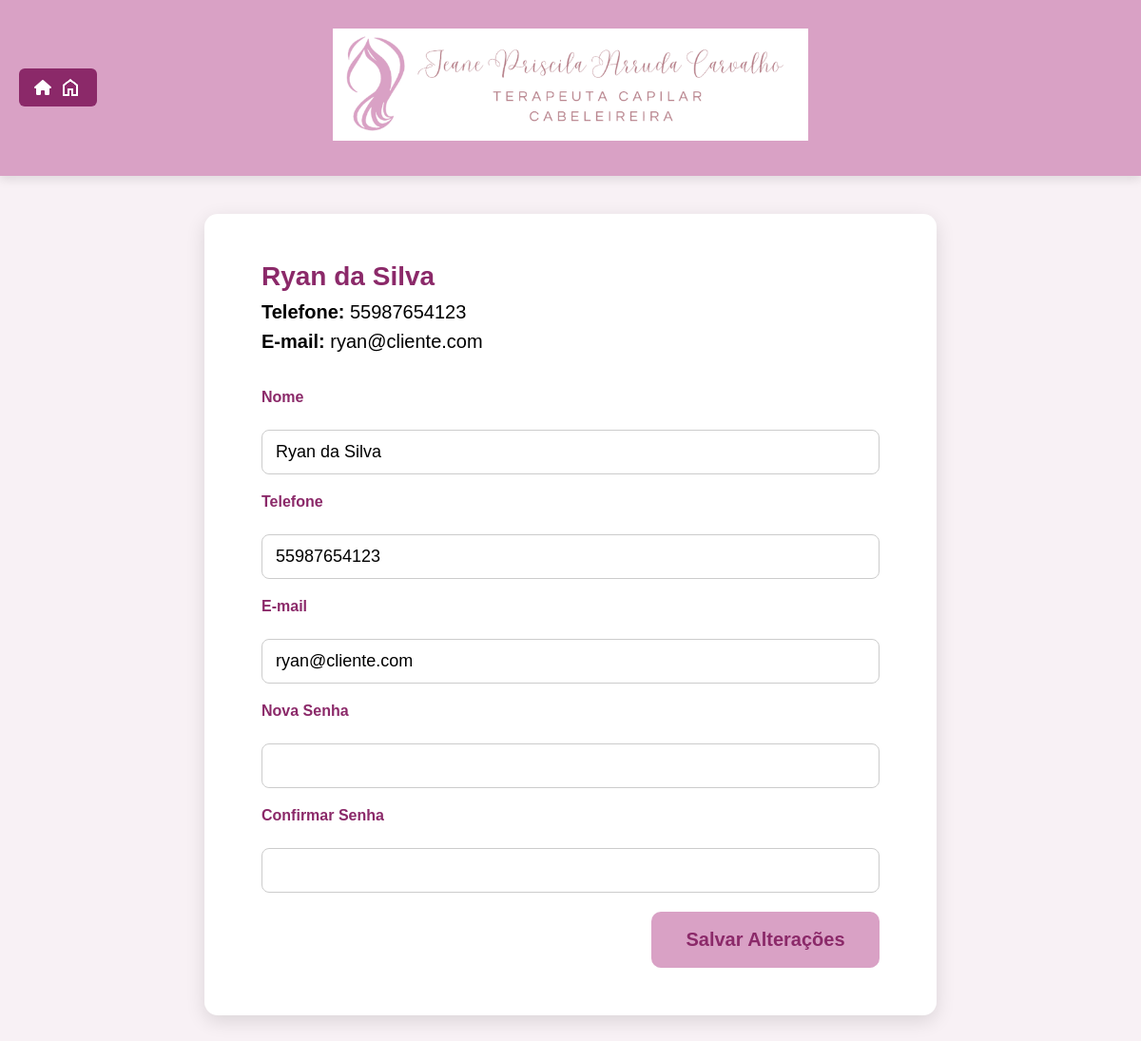
Screenshot of /perfil-cliente (signed in) with the database file from the repository.
### backend/models.py (models this page shows, shortened)
class Cliente(db.Model, UserMixin):
    __tablename__ = 'clientes'
    idCliente = db.Column(db.Integer, primary_key=True)
    nome = db.Column(db.String(100), nullable=False)
    email = db.Column(db.String(120), unique=True, nullable=False)
    telefone = db.Column(db.String(20), nullable=False)
    senha_hash = db.Column(db.String(256), nullable=False)
    agendamentos = db.relationship('Agendamento', back_populates='cliente', lazy=True)

### backend/views.py (the view, shortened to what this page needs)
@app.route('/perfil-cliente', methods=['GET', 'POST'])
@login_required
def perfil_cliente():
    if not isinstance(current_user._get_current_object(), Cliente):
        abort(403)
    form = ClientePerfilForm()
    cliente = current_user._get_current_object()
    form.nome.data = cliente.nome
    form.telefone.data = cliente.telefone
    form.email.data = cliente.email
    return render_template('cliente-perfil.html', form=form, cliente=cliente)

### backend/forms.py
class ClientePerfilForm(FlaskForm):
    nome = StringField('Nome', validators=[DataRequired()])
    telefone = StringField('Telefone', validators=[DataRequired()])
    email = StringField('E-mail', validators=[DataRequired(), Email()])
    nova_senha = PasswordField('Nova Senha', validators=[Optional()])
    confirmar_senha = PasswordField('Confirmar Senha', validators=[EqualTo('nova_senha', message='As senhas não coincidem')])
    submit = SubmitField('Salvar Alterações')

### backend/views.py (called while the page is built)
@login_manager.user_loader
def load_user(user_id):
    if user_id.startswith('admin-'):
        admin_id = user_id.split('-')[1]
        return Administrador.query.get(admin_id)
    elif user_id.startswith('prof-'):
        prof_id = user_id.split('-')[1]
        return Profissional.query.get(prof_id)
    elif user_id.startswith('cliente-'):
        cliente_id = user_id.split('-')[1]
        return Cliente.query.get(cliente_id)
    return None

### templates/cliente-perfil.html (shortened to what this page needs)
<!DOCTYPE html>
<html lang="pt-br">
<head>
  <link rel="stylesheet" href="/static/css/style-perfil-cliente.css" />
  <link rel="stylesheet" href="/static/css/style-btnInicio.css" />
  <link rel="stylesheet" href="https://cdnjs.cloudflare.com/ajax/libs/font-awesome/6.5.0/css/all.min.css" />
</head>
<body>
  <header>
    <div class="logo">
      <img src="/static/img/LogoSalao2.png" width="500px" alt="Logo do Salão" />
    </div>
    <a class="btn-inicio" href="{{ url_for('cliente_inicio') }}">
      <i class="fas fa-home"></i> <img src="/static/img/home.png" alt="Página Inicial">
    </a>
  </header>
  <main>
    <div class="perfil-cliente">
      <div class="dados-cliente">
        <h2>{{ cliente.nome }}</h2>
        <p><strong>Telefone:</strong> {{ cliente.telefone }}</p>
        <p><strong>E-mail:</strong> {{ cliente.email }}</p>
      </div>
      <form class="form-perfil" method="POST">
        <label>{{ form.nome.label }}</label>
        {{ form.nome(class_='form-control', value=cliente.nome) }}
        <label>{{ form.telefone.label }}</label>
        {{ form.telefone(class_='form-control', value=cliente.telefone) }}
        <label>{{ form.email.label }}</label>
        {{ form.email(class_='form-control', value=cliente.email) }}
        <label>{{ form.nova_senha.label }}</label>
        {{ form.nova_senha(class_='form-control') }}
        <label>{{ form.confirmar_senha.label }}</label>
        {{ form.confirmar_senha(class_='form-control') }}
        <button type="submit">{{ form.submit.label }}</button>
      </form>
    </div>
  </main>
</body>
</html>

### static/css/style-perfil-cliente.css (style rules this page uses)
body { font-family: Arial, Helvetica, sans-serif; margin: 0; background-color: #f8f1f5; display: flex; flex-direction: column; min-height: 100vh; }
header { background-color: #d9a1c5; color: white; padding: 30px; text-align: center; box-shadow: 0 4px 10px rgba(0, 0, 0, 0.1); flex-shrink: 0; font-size: 28px; font-weight: bold; position: relative; }
main { flex-grow: 1; display: flex; justify-content: center; align-items: center; padding: 40px 15%; }
.perfil-cliente { background-color: white; padding: 50px 60px; border-radius: 14px; box-shadow: 0 6px 20px rgba(0,0,0,0.12); max-width: 650px; width: 100%; display: flex; flex-direction: column; gap: 30px; }
.dados-cliente h2 { margin: 0; color: #8b2969; font-size: 36px; font-weight: 700; }
.dados-cliente p { font-size: 20px; margin: 8px 0; }
.form-perfil { display: flex; flex-direction: column; gap: 20px; }
.form-perfil label { font-weight: bold; color: #8b2969; margin-bottom: 5px; }
.form-control { padding: 12px 14px; font-size: 18px; border: 1px solid #ccc; border-radius: 8px; width: 100%; box-sizing: border-box; }
button { background-color: #d9a1c5; color: white; border: none; padding: 18px 26px; font-size: 20px; border-radius: 10px; cursor: pointer; width: 240px; align-self: flex-end; transition: background-color 0.3s ease; }
.perfil-cliente h2 { color: #8b2969; font-size: 28px; font-weight: bold; margin-bottom: 10px; }

### static/css/style-btnInicio.css (style rules this page uses)
header { position: relative; padding: 30px 0; display: flex; justify-content: center; align-items: center; }
.btn-inicio { position: absolute; left: 20px; top: 50%; transform: translateY(-50%); text-decoration: none; background-color: #8b2969; color: white; padding: 8px 16px; border-radius: 6px; font-weight: bold; display: inline-flex; align-items: center; gap: 8px; transition: background 0.3s; }
.btn-inicio i { font-size: 16px; }

### rows the page displays
Cliente: nome "Ryan da Silva", telefone "55987654123", email "ryan@cliente.com"
